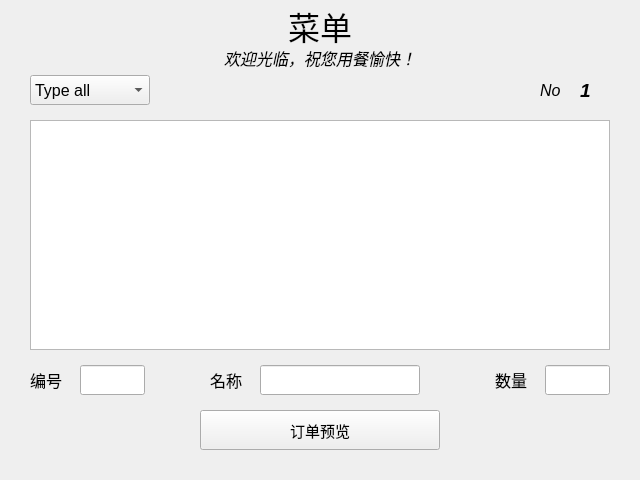
<ui version="4.0" >
 <class>menu</class>
 <widget class="QWidget" name="menu" >
  <property name="geometry" >
   <rect>
    <x>0</x>
    <y>0</y>
    <width>640</width>
    <height>480</height>
   </rect>
  </property>
  <property name="font" >
   <font>
    <pointsize>10</pointsize>
   </font>
  </property>
  <property name="windowTitle" >
   <string>menu</string>
  </property>
  <widget class="QLabel" name="label_1" >
   <property name="geometry" >
    <rect>
     <x>260</x>
     <y>5</y>
     <width>120</width>
     <height>41</height>
    </rect>
   </property>
   <property name="font" >
    <font>
     <family>Bitstream Charter</family>
     <pointsize>24</pointsize>
    </font>
   </property>
   <property name="text" >
    <string>菜单</string>
   </property>
   <property name="alignment" >
    <set>Qt::AlignCenter</set>
   </property>
  </widget>
  <widget class="QComboBox" name="comboBox" >
   <property name="geometry" >
    <rect>
     <x>30</x>
     <y>75</y>
     <width>120</width>
     <height>30</height>
    </rect>
   </property>
   <property name="font" >
    <font>
     <pointsize>12</pointsize>
    </font>
   </property>
   <property name="editable" >
    <bool>false</bool>
   </property>
   <item>
    <property name="text" >
     <string>Type all</string>
    </property>
   </item>
  </widget>
  <widget class="QLabel" name="label_2" >
   <property name="geometry" >
    <rect>
     <x>180</x>
     <y>45</y>
     <width>280</width>
     <height>25</height>
    </rect>
   </property>
   <property name="font" >
    <font>
     <pointsize>12</pointsize>
     <italic>true</italic>
    </font>
   </property>
   <property name="text" >
    <string>欢迎光临，祝您用餐愉快！</string>
   </property>
   <property name="alignment" >
    <set>Qt::AlignCenter</set>
   </property>
  </widget>
  <widget class="QTableView" name="tableView" >
   <property name="geometry" >
    <rect>
     <x>30</x>
     <y>120</y>
     <width>580</width>
     <height>230</height>
    </rect>
   </property>
  </widget>
  <widget class="QLabel" name="label_5" >
   <property name="geometry" >
    <rect>
     <x>30</x>
     <y>365</y>
     <width>41</width>
     <height>30</height>
    </rect>
   </property>
   <property name="font" >
    <font>
     <pointsize>12</pointsize>
     <italic>false</italic>
     <underline>false</underline>
    </font>
   </property>
   <property name="text" >
    <string>编号</string>
   </property>
  </widget>
  <widget class="QLineEdit" name="lineEdit_1" >
   <property name="geometry" >
    <rect>
     <x>80</x>
     <y>365</y>
     <width>65</width>
     <height>30</height>
    </rect>
   </property>
   <property name="font" >
    <font>
     <pointsize>12</pointsize>
    </font>
   </property>
  </widget>
  <widget class="QLabel" name="label_7" >
   <property name="geometry" >
    <rect>
     <x>495</x>
     <y>365</y>
     <width>35</width>
     <height>30</height>
    </rect>
   </property>
   <property name="font" >
    <font>
     <pointsize>12</pointsize>
     <italic>false</italic>
     <underline>false</underline>
    </font>
   </property>
   <property name="text" >
    <string>数量</string>
   </property>
  </widget>
  <widget class="QLineEdit" name="lineEdit_3" >
   <property name="geometry" >
    <rect>
     <x>545</x>
     <y>365</y>
     <width>65</width>
     <height>30</height>
    </rect>
   </property>
   <property name="font" >
    <font>
     <pointsize>12</pointsize>
    </font>
   </property>
   <property name="text" >
    <string/>
   </property>
   <property name="frame" >
    <bool>true</bool>
   </property>
   <property name="readOnly" >
    <bool>true</bool>
   </property>
  </widget>
  <widget class="QPushButton" name="pushButton" >
   <property name="geometry" >
    <rect>
     <x>200</x>
     <y>410</y>
     <width>240</width>
     <height>40</height>
    </rect>
   </property>
   <property name="font" >
    <font>
     <pointsize>11</pointsize>
    </font>
   </property>
   <property name="text" >
    <string>订单预览</string>
   </property>
  </widget>
  <widget class="QLabel" name="label_8" >
   <property name="geometry" >
    <rect>
     <x>580</x>
     <y>75</y>
     <width>30</width>
     <height>30</height>
    </rect>
   </property>
   <property name="font" >
    <font>
     <pointsize>14</pointsize>
     <weight>75</weight>
     <italic>true</italic>
     <bold>true</bold>
    </font>
   </property>
   <property name="text" >
    <string>1</string>
   </property>
  </widget>
  <widget class="QLabel" name="label_4" >
   <property name="enabled" >
    <bool>true</bool>
   </property>
   <property name="geometry" >
    <rect>
     <x>540</x>
     <y>75</y>
     <width>31</width>
     <height>30</height>
    </rect>
   </property>
   <property name="font" >
    <font>
     <pointsize>12</pointsize>
     <italic>true</italic>
     <underline>false</underline>
    </font>
   </property>
   <property name="text" >
    <string>No</string>
   </property>
  </widget>
  <widget class="QLineEdit" name="lineEdit_2" >
   <property name="geometry" >
    <rect>
     <x>260</x>
     <y>365</y>
     <width>160</width>
     <height>30</height>
    </rect>
   </property>
   <property name="font" >
    <font>
     <pointsize>12</pointsize>
    </font>
   </property>
  </widget>
  <widget class="QLabel" name="label_6" >
   <property name="geometry" >
    <rect>
     <x>210</x>
     <y>365</y>
     <width>45</width>
     <height>30</height>
    </rect>
   </property>
   <property name="font" >
    <font>
     <pointsize>12</pointsize>
    </font>
   </property>
   <property name="text" >
    <string>名称</string>
   </property>
  </widget>
  <widget class="QLabel" name="label_3" >
   <property name="geometry" >
    <rect>
     <x>180</x>
     <y>75</y>
     <width>280</width>
     <height>30</height>
    </rect>
   </property>
   <property name="font" >
    <font>
     <pointsize>12</pointsize>
    </font>
   </property>
   <property name="text" >
    <string/>
   </property>
   <property name="alignment" >
    <set>Qt::AlignCenter</set>
   </property>
  </widget>
 </widget>
 <resources/>
 <connections/>
</ui>
